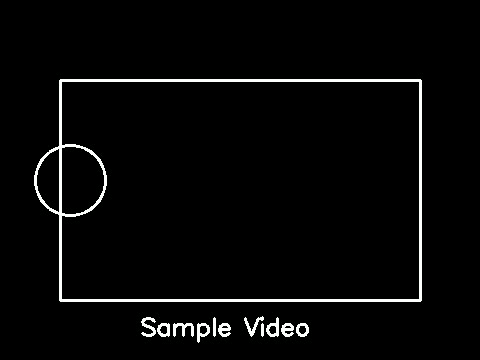
#> input picture frame 3 of ../t0_w/w0_sample_video.avi, 480 x 360 px
$ python 06_video_processing.py
#> lines starting #> are read from the running program, lines starting #| are printed output that depends on the picture; after the words box and inside, x2 and y2 are one past the last pixel; in counts of white or black regions, pixels touching at a corner belong together
import cv2
import numpy as np
from datetime import datetime
from pathlib import Path

print("Practical 06 - Video Processing")
print("Time:", datetime.now().strftime("%d-%m-%Y %H:%M:%S"))

input_video = Path("input_videos/sample_video.avi")
output_video = Path("output_videos/06_processed_video.avi")
sample_frame = Path("output_images/06_sample_processed_frame.png")

width = 480
height = 360
fps = 10

# First I am creating a small sample video
fourcc = cv2.VideoWriter_fourcc(*"MJPG")
writer = cv2.VideoWriter(str(input_video), fourcc, fps, (width, height))

for i in range(30):
    frame = np.zeros((height, width, 3), dtype=np.uint8)

    x = 40 + (i * 10)
    cv2.rectangle(frame, (60, 80), (420, 300), (255, 255, 255), 2)
    cv2.circle(frame, (x, 180), 35, (255, 255, 255), 2)
    cv2.putText(frame, "Sample Video", (140, 335), cv2.FONT_HERSHEY_SIMPLEX, 0.8, (255, 255, 255), 2)

    writer.write(frame)
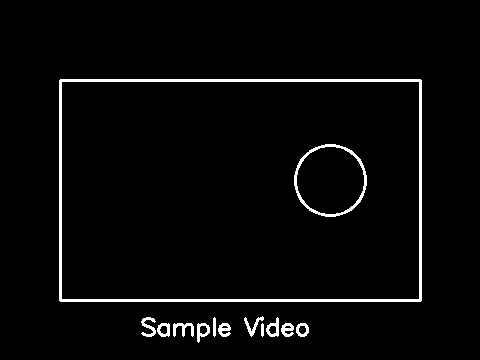
#> frame: shape (360, 480, 3); 3.1% white; 13 white regions, largest, box (x1, y1, x2, y2) and area: (59, 79, 422, 302) 3476, (294, 144, 367, 217) 650, (173, 323, 194, 337) 151

writer.release()
print("Sample video created:", input_video)

# Now I am reading the video using cv2.VideoCapture
cap = cv2.VideoCapture(str(input_video))

print("Video opened:", cap.isOpened())
#| Video opened: True

frame_count = 0

out = cv2.VideoWriter(str(output_video), fourcc, fps, (width, height), isColor=False)

while True:
    ret, frame = cap.read()
#> frame is the input picture: shape (360, 480, 3); mean B, G, R 7.8, 7.9, 7.8

    if ret == False:
        break

    gray = cv2.cvtColor(frame, cv2.COLOR_BGR2GRAY)
    out.write(gray)

    if frame_count == 5:
        cv2.imwrite(str(sample_frame), gray)

    frame_count = frame_count + 1

cap.release()
out.release()

print("Total frames processed:", frame_count)
print("Processed video saved:", output_video)
print("Sample processed frame saved:", sample_frame)
